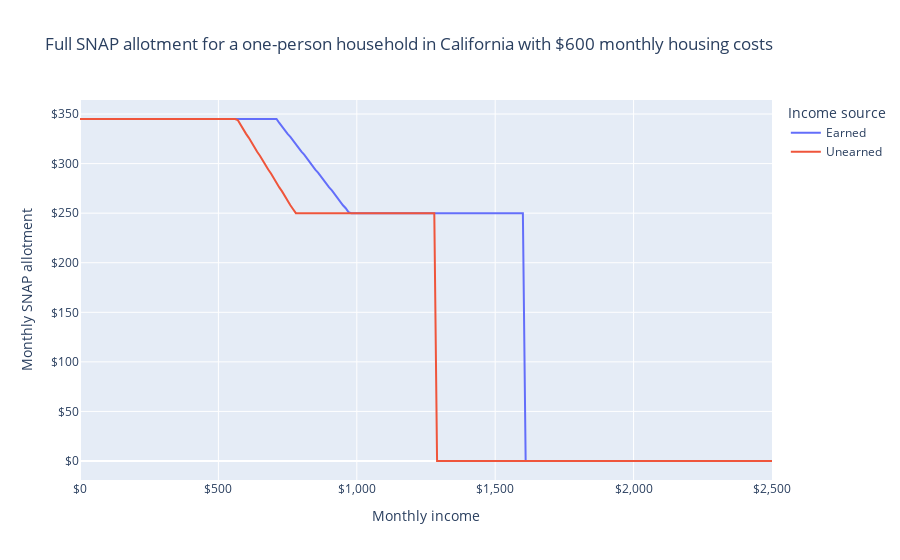

Notebook code for this chart:
### Markdown cell above
As a result of the earned income deduction, this household will have a larger SNAP benefit if their income comes from employment, if their monthly income is between \$570 and \$980.

### Code cell
sim_div.vary("dividend_income", max=2500 * 12, step=120)

div_df_full = pd.DataFrame(
    dict(
        dividend_income=sim_div.calc("dividend_income")[0],
        allotment="Full",
        snap=sim_div.calc("snap")[0],
        mtr=-sim_div.deriv("snap", "dividend_income"),
    )
)
div_df_normal = pd.DataFrame(
    dict(
        dividend_income=sim_div.calc("dividend_income")[0],
        allotment="Normal",
        snap=sim_div.calc("snap_normal_allotment")[0],
        mtr=-sim_div.deriv("snap_normal_allotment", "dividend_income"),
    )
)
div_df = pd.concat([div_df_full, div_df_normal])
div_df[["dividend_income", "snap"]] = (
    div_df[["dividend_income", "snap"]] / 12
).round()

# Combine employment and dividend income DataFrames.
emp_df["income_source"] = "Earned"
div_df["income_source"] = "Unearned"
emp_div_df = pd.concat(
    [
        emp_df.rename(columns=dict(employment_income="income")),
        div_df.rename(columns=dict(dividend_income="income")),
    ]
)

fig = px.line(
    emp_div_df[emp_div_df.allotment == "Full"],
    "income",
    "snap",
    color="income_source",
    labels=LABELS,
    title="Full SNAP allotment for a one-person household in California with $600 monthly housing costs",
)
fig.update_layout(xaxis_tickformat="$,", yaxis_tickformat="$,")
fig.show()

### Figure 1 — Plotly figure (JSON) as saved in the notebook; plotly's stock layout.template omitted (floating-point values rounded to 4 significant figures; data arrays with more than 128 entries replaced by an {"elided": "..."} marker saying what was removed)
{"data": [{"hovertemplate": "Income source=Earned<br>Monthly income=%{x}<br>Monthly SNAP allotment=%{y}<extra></extra>", "legendgroup": "Earned", "line": {"color": "#636efa", "dash": "solid"}, "marker": {"symbol": "circle"}, "mode": "lines", "name": "Earned", "orientation": "v", "showlegend": true, "type": "scatter", "x": {"elided": "251 int values"}, "xaxis": "x", "y": {"elided": "251 int values"}, "yaxis": "y"}, {"hovertemplate": "Income source=Unearned<br>Monthly income=%{x}<br>Monthly SNAP allotment=%{y}<extra></extra>", "legendgroup": "Unearned", "line": {"color": "#EF553B", "dash": "solid"}, "marker": {"symbol": "circle"}, "mode": "lines", "name": "Unearned", "orientation": "v", "showlegend": true, "type": "scatter", "x": {"elided": "251 int values"}, "xaxis": "x", "y": {"elided": "251 int values"}, "yaxis": "y"}], "layout": {"legend": {"title": {"text": "Income source"}, "tracegroupgap": 0}, "title": {"text": "Full SNAP allotment for a one-person household in California with $600 monthly housing costs"}, "xaxis": {"anchor": "y", "domain": [0, 1], "tickformat": "$,", "title": {"text": "Monthly income"}}, "yaxis": {"anchor": "x", "domain": [0, 1], "tickformat": "$,", "title": {"text": "Monthly SNAP allotment"}}}}
